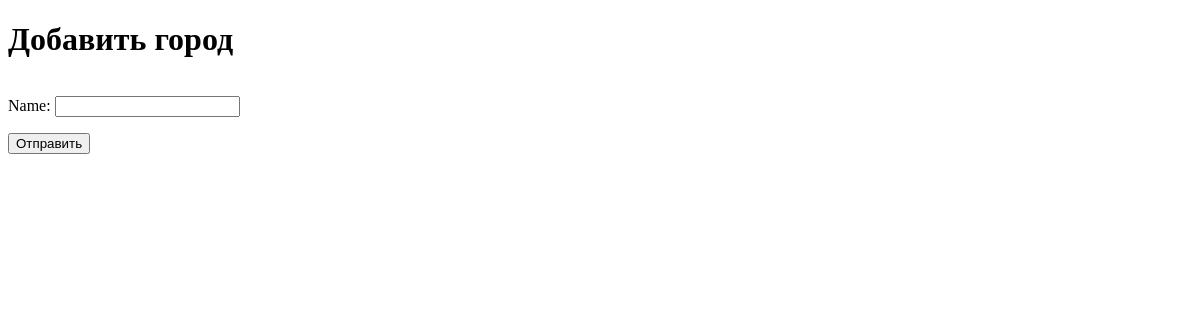
The page /geo/city/1/add_child on the database as committed earlier.
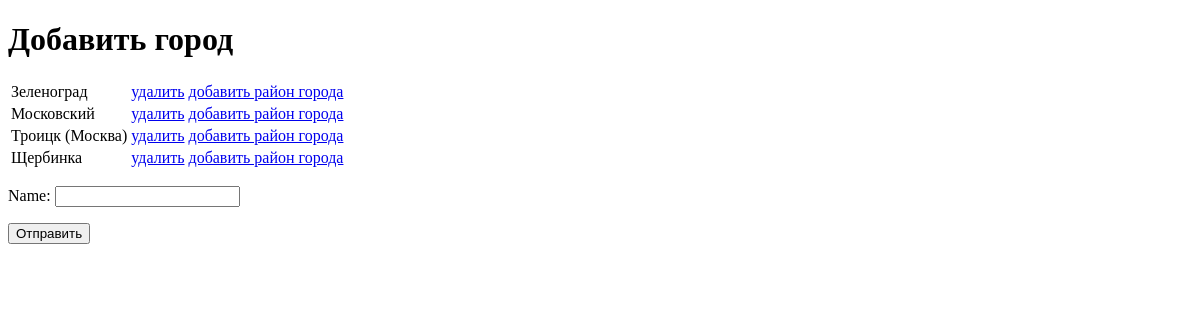
The same page on the database as committed later.
### flat/models.py (models this page shows, shortened)
class City(models.Model):
    name = models.CharField(max_length=100)
    region = models.ForeignKey(Region, on_delete=models.RESTRICT)
    pid = models.ForeignKey('self', null=True, blank=True, related_name='parent', on_delete=models.RESTRICT)
    class Meta:
        verbose_name_plural = 'Тип Города (для выборки)'
        verbose_name = 'Тип Город (для выборки)'

### geo/views.py (the view)
# urls.py: path('city/<int:id>/add_child', views.add_child_city, name='city.add_child'),
def add_child_city(request, id):
    citylist = City.objects.filter(pid=id)
    context = {
        'id': id,
        'citylist': citylist
    }
    return render(request, 'geo/add_child_city.html', context)

### geo/templates/geo/add_child_city.html (shortened to what this page needs)
<!DOCTYPE html>
<html lang="en" xmlns="http://www.w3.org/1999/html">
<head>
</head>
<body>
<h1>Добавить город</h1>
<table>
{% for c in citylist %}
     <tr>
    <td>{{c.name}}</td>
     <td>
        <a href="{% url 'city.delete' c.id %}">удалить</a>
          <a href="{% url 'city.add_district' c.id %}">добавить район города</a>&nbsp;&nbsp;&nbsp;
     </td>
     </tr>
{% endfor %}
</table>
<form method="post" action="{% url 'city.create_child' id %}">
    <p><label for="id_name">Name:</label>
        <input type="text" name="name" maxlength="100" required="" id="id_name">
    </p>
    <button type="submit">Отправить</button>
</form>
</body>
</html>

Rows that differ between the two databases and show on the page:
added City: name "Зеленоград"
added City: name "Московский"
added City: name "Троицк (Москва)"
added City: name "Щербинка"
